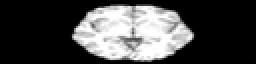
%> input picture P2/MaterialP2/brain.bmp, 128 x 32 px, shrunk from 521 x 129 before the run (shown 2 times larger)
$ octave Apartado2.m   (GNU Octave 9; MATLAB toolbox functions it lacks are replaced by stand-ins)
%> lines starting %> are read from the running program, lines starting %| are printed output that depends on the picture; in (x1, y1, x2, y2) boxes, pixels count from 0 and x2, y2 are one past the last pixel; in counts of white or black regions, pixels touching at a corner belong together; the program's own positions count from 1
%> further down, image is the input picture: size 32x128x3 uint8; min 0, max 255, mean 70.7
### P2/MaterialP2/EMSeg.m
function [mask,mu,v,p]=EMSeg(ima,k,mu,v,p)
%> called with k = 4
%%%%%%%%%%%%%%%%%%%%%%%%%%%%%%%%%%%%%%%%%%%%%%%%%%%%%%%%%%%%%
%
%   Expectation Maximization image segmentation
%
%   Input:
%          ima: grey color image
%          k: Number of classes
%   Output:
%          mask: clasification image mask
%          mu: vector of class means
%          v: vector of class variances
%          p: vector of class proportions
%
%   Example: [mask,mu,v,p]=EMSeg(image,3);
%
%   Author: Prof. Jose Vicente Manjon Herrera
%    Email: jmanjon@fis.upv.es
%     Date: 02-05-2006
%
%%%%%%%%%%%%%%%%%%%%%%%%%%%%%%%%%%%%%%%%%%%%%%%%%%%%%%%%%%%%%

% check image
tic;
ima=double(ima);
copy=ima;           % make a copy
ima=ima(:);         % vectorize ima
%> ima = 4096 values, max 255 at index 1295, min 0 at index 1, mean 70.72
mi=min(ima);        % deal with negative
%> mi = 0
ima=ima-mi+1;       % and zero values
%> ima = 4096 values, max 256 at index 1295, min 1 at index 1, mean 71.72
m=max(ima);
%> m = 256
s=length(ima);
%> s = 4096

% create image histogram

h=histogram(ima);
x=find(h);
h=h(x);
x=x(:);h=h(:);

%% initiate parameters
% Si los vectores de media, varianza y porporción no se especifican
% como entrada, se inicialiazan

if (nargin<3)
    mu=(1:k)*m/(k+1);
end

if (nargin < 4)
    v=ones(1,k)*m;
end

if (nargin < 5)
    p=ones(1,k)*1/k;
end

% start process

sml = mean(diff(x))/1000;
while(1)
        % Expectation
        prb = distribution(mu,v,p,x);
        scal = sum(prb,2)+eps;
        loglik=sum(h.*log(scal));

        %Maximizarion
        for j=1:k
                pp=h.*prb(:,j)./scal;
                p(j) = sum(pp);
                mu(j) = sum(x.*pp)/p(j);
                vr = (x-mu(j));
                v(j)=sum(vr.*vr.*pp)/p(j)+sml;
        end
        p = p + 1e-3;
        p = p/sum(p);

        % Exit condition
        prb = distribution(mu,v,p,x);
        scal = sum(prb,2)+eps;
        nloglik=sum(h.*log(scal));
        if((nloglik-loglik)<0.0001) break; end;

        clf
        plot(x,h);
        hold on
        plot(x,prb,'g--')
        plot(x,sum(prb,2),'r')
        drawnow
end

% calculate mask
mu=mu+mi-1;   % recover real range
s=size(copy);
mask=zeros(s);


% [5 lines of commented-out code are left out]
for i=1:s(1),
for j=1:s(2),
  for n=1:k
    c(n)=distribution(mu(n),v(n),p(n),copy(i,j));
  end
  a=find(c==max(c));
  mask(i,j)=a(1);
end
end


function y=distribution(m,v,g,x)
x=x(:);
m=m(:);
v=v(:);
g=g(:);
for i=1:size(m,1)
   d = x-m(i);
   amp = g(i)/sqrt(2*pi*v(i));
   y(:,i) = amp*exp(-0.5 * (d.*d)/v(i));
end


function[h]=histogram(datos)
datos=datos(:);
%> datos has the same summary as ima in EMSeg
ind=find(isnan(datos)==1);
%> ind = []
datos(ind)=0;
ind=find(isinf(datos)==1);
datos(ind)=0;

tam=length(datos);
%> tam = 4096
m=ceil(max(datos))+1;
%> m = 257


h=zeros(1,m);
for i=1:tam,
    % tam = 201627
    f=floor(datos(i));
    if(f>0 & f<(m-1))
        a2=datos(i)-f;
        a1=1-a2;
        h(f)  =h(f)  + a1;
        h(f+1)=h(f+1)+ a2;
    end;
end;
%> after the loop, h = 257 values, max 2569 at index 1, min 0 at index 12, mean 15.21
h=conv(h,[1,2,3,2,1]);
%> h = 261 values, max 7861 at index 3, min 0 at index 260, mean 134.8
h=h(3:(length(h)-2));
%> h = 257 values, max 7861 at index 1, min 1 at index 45, mean 106.7
h=h/sum(h);
%> h = 257 values, max 0.287 at index 1, min 3.65e-05 at index 45, mean 0.00389

toc;

### P2/MaterialP2/Apartado2.m
%% Práctica 2. Apartado B: Segmentación usando EM
% Segmentación de imágenes a partir de una estimación
% de máxima verosimilitud de los parámetros del modelo
% estadístico.
% Parámetros de un modelo de mezcla de distribuciones gaussianas

close all;
clear all;
clc;
image = imread("brain.bmp");
gray = rgb2gray(image);

% Segmentación con 4 clases
[mask_4,mu_4,v_4,p_4]=EMSeg(gray,4);
%> in EMSeg, `x=find(h);`: x = 257 values from 1 to 257
%> in EMSeg, `mu=(1:k)*m/(k+1);`: mu = [51.2 102.4 153.6 204.8]
%> in EMSeg, `sml = mean(diff(x))/1000;`: sml = 0.001
%> the loop in EMSeg, `while(1)` made 53 passes
%> (loglik, p, nloglik) on passes 2 to 7: (-4.64, [0.613 0.0384 0.0453 0.303], -4.05), (-4.05, [0.605 0.0465 0.0474 0.301], -3.6), (-3.6, [0.598 0.0538 0.0497 0.299], -3.5), (-3.5, [0.594 0.0581 0.0521 0.296], -3.49), (-3.49, [0.592 0.0597 0.0546 0.293], -3.49), (-3.49, [0.592 0.0601 0.0573 0.291], -3.49)
%> (loglik, nloglik) on pass 1: (-8.57, -4.64)
%> pass 1, in EMSeg, `plot(x,sum(prb,2),'r')`:
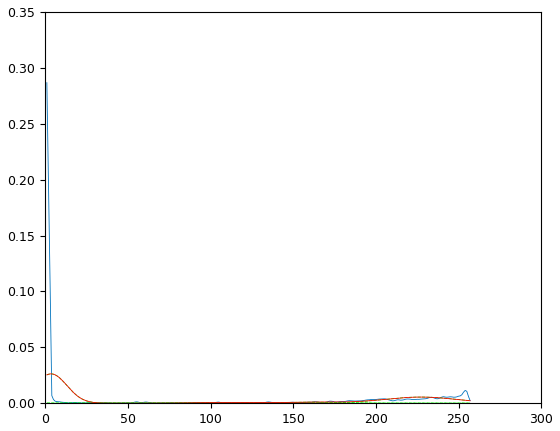
%> figure redrawn from the program's plot data; curve peaks at x = 1, y = 0.287; curve peaks at x = 4, y = 0.0262; curve peaks at x = 105, y = 0.000567; curve peaks at x = 160, y = 0.000955
%> after the loop in EMSeg, `for i=1:s(1),`:
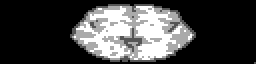
%> mask: size 32x128 double (shown 2 times larger); min 1, max 4, mean 1.79; drawn with min black and max white
%> figure, not shown here; curve peaks at x = 1, y = 0.287; curve peaks at x = 2, y = 0.279; curve peaks at x = 96, y = 0.000592; curve peaks at x = 208, y = 0.0034

% Segmentación con 6 clases (Volumen)
classes = 6;
[mask_6, mu_6, v_6, p_6]= EMSeg(gray, classes);
%> call 2 of EMSeg, with k = 6
%> after the loop in EMSeg (call 2), `for i=1:s(1),`:
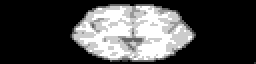
%> mask: size 32x128 double (shown 2 times larger); min 1, max 6, mean 2.4; drawn with min black and max white
%> figure, not shown here; curve peaks at x = 1, y = 0.287; curve peaks at x = 2, y = 0.279; curve peaks at x = 7, y = 0.00174; curve peaks at x = 80, y = 0.000502
time_6 = toc;

% Display the original image and the segmentation mask
figure(1);
subplot(2, 1, 1);
imshow(image);
title('Original Image');
subplot(2, 2, 3);
imshow(double(image).*mask_4);
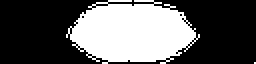
%> displayed picture: size 32x128x3, on the screen's scale of 0 to 255 (shown 2 times larger); 37.3% white; 2 white regions (1 under 20 px), largest, box (x1, y1, x2, y2) and area: (33, 0, 100, 32) 1526
colormap('jet');
title('Segmentation Mask 4');
subplot(2,2,4);
imshow(double(image).*mask_6);
colormap('jet');
title('Segmentation Mask 6');


%%%%%%
%% B) Estudio de la segmentación con inicialización
classes = 6;
[mask0, mu, v, p] = EMSeg(gray, classes);
[mask1, ~, ~, ~] = EMSeg(gray, classes, mu, v, p);
%> figure, not shown here; curve peaks at x = 1, y = 0.287; curve peaks at x = 2, y = 0.279; curve peaks at x = 5, y = 0.00283; curve peaks at x = 73, y = 0.000491

figure(2);
subplot(2, 2, 1);
imshow(image);
title('Imagen original')
subplot(2, 2, 2);
imshow(double(image).*mask0);
title('Segmentación sin inicializar')
subplot(2,2,3);
imshow(double(image).*mask1);
title('Segmentación con inicialización')
subplot(2,2,4);
imshowpair(mask0,mask1,'diff');
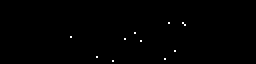
%> displayed picture: size 32x128, on the screen's scale of 0 to 255 (shown 2 times larger); 0.27% white in thin lines or dots, all inside (x1, y1, x2, y2) = (35, 11, 93, 31)
title('Diferencia entre segmentaciones')
sgtitle('Apartado P2/2.B')
